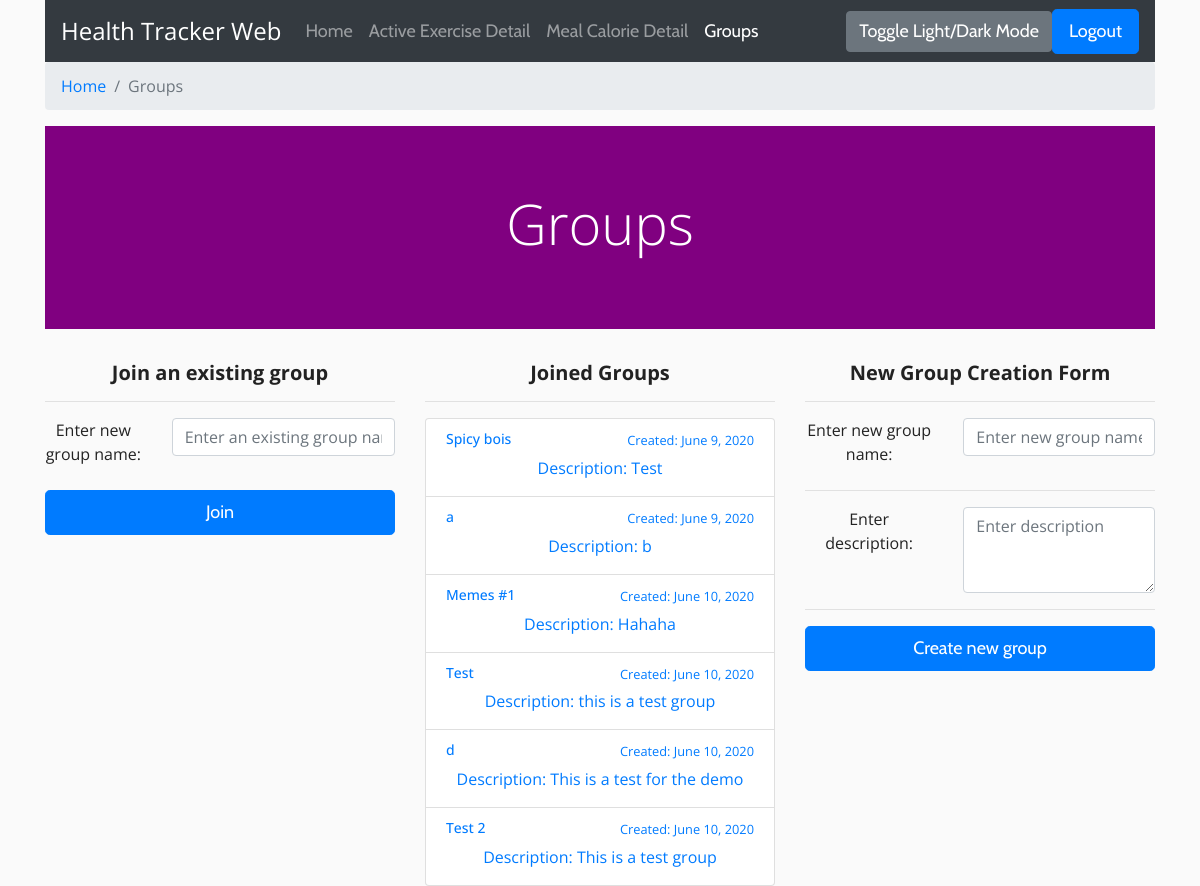
The page /group/ (signed in) on the database its author committed.
### healthTrackerApp/models.py (models this page shows, shortened)
class MembersInGroup(models.Model):
    group = models.ForeignKey(UserGroups,db_column='groupID', on_delete= models.CASCADE)
    user = models.ForeignKey(User, db_column='userID', on_delete=models.CASCADE)
    dateCreated = models.DateTimeField(auto_now_add=True)
    active = models.BooleanField(default=True)
    isAdmin = models.BooleanField(default=False)

class UserGroups(models.Model):
    groupID   = models.AutoField(primary_key= True, editable= False, unique=True)
    groupName = models.CharField(max_length= 255)
    groupDescription = models.TextField()

### healthTrackerApp/views.py (the view)
# urls.py: re_path('^group/$', views.group, name='groups'),
def group(request):
    if not request.user.is_authenticated:
        return HttpResponseForbidden()
    context = {
        'groups': MembersInGroup.objects.filter(user=request.user)
    }
    return render(request, "groups.html", context)

### healthTrackerApp/templates/groups.html (shortened to what this page needs)
{% load static %}
<head>
    <link rel="stylesheet" href="https://stackpath.bootstrapcdn.com/bootstrap/4.4.1/css/bootstrap.min.css"
>
    {% block extrahead %}
        <link rel="stylesheet" type="text/css" href="{% static 'healthTrackerApp/homepage.css' %}">
    {% endblock %}
</head>
<body>
    <div class="container">
        <nav class="navbar navbar-expand-lg navbar-dark bg-dark">
            <div class="navbar-header">
                <a class="navbar-brand" style="font-size: 24px" href="#">Health Tracker Web</a>
            </div>
            <div class="navbar-collapse">
                <ul class="nav navbar-nav mr-auto d-mr-block justify-group-right">
                    <li>
                        <a class="nav-item nav-link" href="{% url 'home' %}">Home</a>
                    </li>
                    <li>
                        <a class="nav-item nav-link" href="{% url 'exercise' %}">Active Exercise Detail</a>
                    </li>
                    <li>
                        <a class="nav-item nav-link" href="{% url 'meal' %}">Meal Calorie Detail</a>
                    </li>
                    <li class="nav-item active">
                        <a class="nav-item nav-link" href="{% url 'groups' %}">Groups</a>
                    </li>
                </ul>
            </div>
            <button class="btn btn-secondary" onclick="darkMode()">Toggle Light/Dark Mode</button>
            {% if request.user.is_authenticated %}
                <a class="btn btn-primary btn-lg justify-content-right" href="{% url 'logout' %}">Logout</a>
            {% else %}
                <a class="btn btn-primary btn-lg justify-content-right" href="{% url 'login' %}">Login</a>
            {% endif %}
        </nav>
        <nav aria-label="breadcrumb">
            <ol class="breadcrumb">
                <li class="breadcrumb-item" aria-current="page"><a href="{% url 'home' %}">Home</a></li>
                <li class="breadcrumb-item active" aria-current="page">Groups</li>
            </ol>
        </nav>
    </div>
    <div class="container">
        <div class="title d-block jumbotron jumbotron-fluid">
            <h2 class="display-4">Groups</h2>
        </div>
        <div class="row">
            <div class="col col-lg-4">
                <h2 class=".ListTitle">Join an existing group</h2>
                <hr/>
                <form action="{% url 'join' %}" method="post" id="groupJoinForm">
                    <div class="row">
                        <div class="col-lg-4">
                            <label for="nameOfGroup">Enter new group name:</label>
                        </div>
                        <div class="col-lg-8">
                            <input type="text" id="groupName" class="form-control" name="groupName" placeholder="Enter an existing group name" required>
                        </div>
                    </div>
                    <button type="submit" class="btn btn-primary btn-lg btn-block">Join</button>
                </form>
            </div>
            <div class="col col-lg-4">
                <h2 class=".ListTitle">Joined Groups</h2>
                <hr/>
                <div class="list-group">
                    {% for item in groups %}
                        <a href="{% url 'joinedGroup' item.group.groupID %}" class="list-group-item flex-column align-items-start">
                            <div class="d-flex w-100 justify-content-between">
                                <h4>{{item.group.groupName}}</h4>
                                <small>Created: {{ item.dateCreated.date }}</small>
                            </div>
                            <p class="mb-1">Description: {{ item.group.groupDescription }}</p>
                        </a>
                    {% endfor %}
                </div>
            </div>
            <div class="col col-lg-4">
                <form action="{% url 'createGroups' %}" method="post" id="groupCreationForm">
                    <h2 class=".ListTitle">New Group Creation Form</h2>
                    <hr/>
                    <div class="row">
                        <div class="col-lg-5">
                            <label for="groupName">Enter new group name:</label>
                        </div>
                        <div class="col-lg-7">
                            <input type="text" id="groupName" class="form-control" name="groupName" placeholder="Enter new group name" required>
                        </div>
                    </div>
                    <hr/>
                    <div class="row">
                        <div class="col-lg-5">
                            <label for="groupDescription">Enter description:</label>
                        </div>
                        <div class="col-lg-7">
                            <textarea class="form-control" id="description" name="groupDescription" rows="3" placeholder="Enter description" required></textarea>
                        </div>
                    </div>
                    <hr/>
                    <div class="row">
                        <div class="container">
                            <button type="submit" id="submit" class="btn btn-primary btn-lg btn-block">Create new group</button>
                        </div>
                    </div>
                </form>
            </div>
        </div>
    </div>
</body>

### healthTrackerApp/static/healthTrackerApp/homepage.css (style rules this page uses)
body { font-family: 'Open Sans', sans-serif; text-align: center; background-color: #fafafa; color: #222222; }
.title { font-family: 'Cabin', sans-serif; text-align: left; }
.jumbotron { font-family: 'Cabin', sans-serif; font-size: 18px; text-align: center; background-color: purple; color: white; }
.btn, .nav { font-family: 'Cabin', sans-serif; font-size: 18px; }
h2, h3, h4, h5, h6 { font-family: 'Open Sans', sans-serif; font-size: 14px; }
p { font-family: 'Open Sans', sans-serif; }
.\.ListTitle { font-size: 20px; font-weight: bold; text-underline-style: single; }

### rows shown on the page
MembersInGroup: group.groupName "Spicy bois", dateCreated "June 9, 2020", group.groupDescription "Test"
MembersInGroup: group.groupName "a", dateCreated "June 9, 2020", group.groupDescription "b"
MembersInGroup: group.groupName "Memes #1", dateCreated "June 10, 2020", group.groupDescription "Hahaha"
MembersInGroup: group.groupName "Test", dateCreated "June 10, 2020", group.groupDescription "this is a test group"
MembersInGroup: group.groupName "d", dateCreated "June 10, 2020", group.groupDescription "This is a test for the demo"
MembersInGroup: group.groupName "Test 2", dateCreated "June 10, 2020", group.groupDescription "This is a test group"
